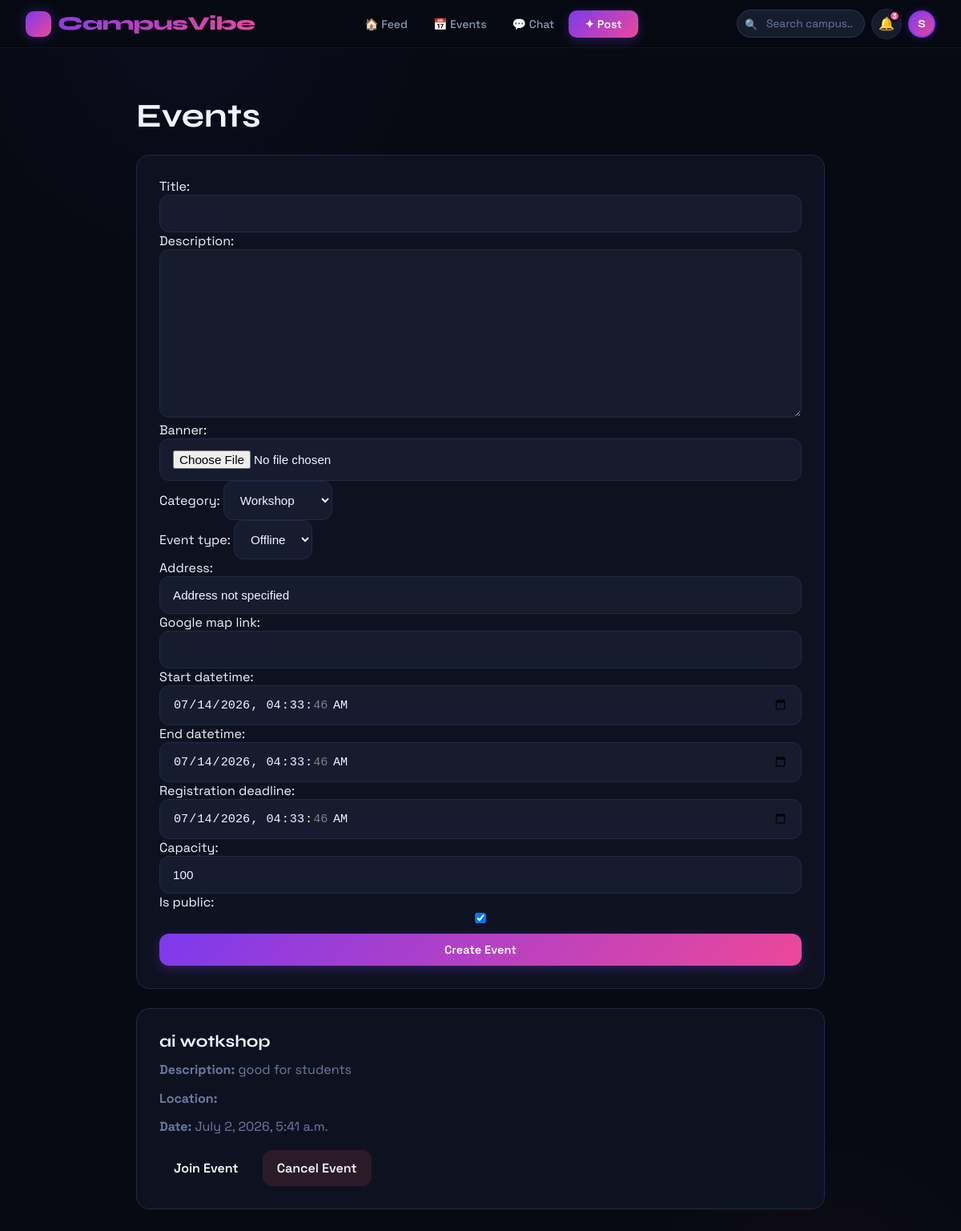
Screenshot of /events/ (signed in) with the database file from the repository.
### event/models.py (models this page shows, shortened)
class Event(models.Model):
    CATEGORY_CHOICES = [
        ("Workshop", "Workshop"),
        ("Seminar", "Seminar"),
        ("Hackathon", "Hackathon"),
        ("Meetup", "Meetup"),
        ("Webinar", "Webinar"),
        ("Competition", "Competition"),
        ("Conference", "Conference"),
        ("Other", "Other"),
    ]
    TYPE_CHOICES = [
        ("Online", "Online"),
        ("Offline", "Offline"),
        ("Hybrid", "Hybrid"),
    ]
    STATUS_CHOICES = [
        ("Upcoming", "Upcoming"),
        ("Ongoing", "Ongoing"),
        ("Completed", "Completed"),
        ("Cancelled", "Cancelled"),
    ]
    organizer = models.ForeignKey(
    User,
    on_delete=models.CASCADE,
    related_name="organized_events",
    null=True,
    blank=True
)
    title = models.CharField(max_length=200)
    description = models.TextField()
    banner = models.ImageField(
        upload_to="event_banners/",
        blank=True,
        null=True
    )
    category = models.CharField(
        max_length=50,
        choices=CATEGORY_CHOICES,
        default="Workshop"
    )
    event_type = models.CharField(
        max_length=20,
        choices=TYPE_CHOICES,
        default="Offline"
    )
    address = models.CharField(
        max_length=300,
        default="Address not specified",
        blank=True
    )
    google_map_link = models.URLField(
        blank=True,
        default=""
    )
    start_datetime = models.DateTimeField(
        default=timezone.now
    )
    end_datetime = models.DateTimeField(
        default=timezone.now
    )
    registration_deadline = models.DateTimeField(
        default=timezone.now
    )
    capacity = models.PositiveIntegerField(
        default=100
    )
    status = models.CharField(
        max_length=20,
        choices=STATUS_CHOICES,
        default="Upcoming"
    )
    is_public = models.BooleanField(
        default=True
    )
    created_at = models.DateTimeField(
        auto_now_add=True
    )
    updated_at = models.DateTimeField(
        auto_now=True
    )

### event/views.py (the view, shortened to what this page needs)
# urls.py: path('events/', views.event_page, name='events'),
@login_required
def event_page(request):
    events = Event.objects.all().order_by('-created_at')
    form = EventForm()
    context = {
        'events': events,
        'form': form
    }
    return render(
        request,
        'event/event.html',
        context
    )

### event/forms.py
class EventForm(forms.ModelForm):
    class Meta:
        model = Event
        fields = [
            "title",
            "description",
            "banner",
            "category",
            "event_type",
            "address",
            "google_map_link",
            "start_datetime",
            "end_datetime",
            "registration_deadline",
            "capacity",
            "is_public",
        ]
        widgets = {
            "start_datetime": forms.DateTimeInput(
                attrs={"type": "datetime-local"}
            ),
            "end_datetime": forms.DateTimeInput(
                attrs={"type": "datetime-local"}
            ),
            "registration_deadline": forms.DateTimeInput(
                attrs={"type": "datetime-local"}
            ),
        }

### event/templates/event/event.html (shortened to what this page needs)
{% extends 'index.html' %}
{% block content %}
<div class="event-page">
    <h1>Events</h1>
    <form method="POST" class="event-form">
        {{ form.as_p }}
        <button type="submit" class="btn btn-primary">Create Event</button>
    </form>
    {% for event in events %}
    <div class="event-card">
        <h3>{{ event.title }}</h3>
        <p><strong>Description:</strong> {{ event.description }}</p>
        <p><strong>Location:</strong> {{ event.location }}</p>
        <p><strong>Date:</strong> {{ event.start_datetime }}</p>
        <div class="event-actions">
            <a class="join-btn" href="{% url 'join_event' event.id %}">Join Event</a>
            <a class="cancel-btn" href="{% url 'delete_event' event.id %}">Cancel Event</a>
        </div>
    </div>
    {% endfor %}
</div>
{% endblock %}

### app/templates/index.html (shortened to what this page needs)
<!DOCTYPE html>
<html lang="en">
<head>
</head>
<body>
<nav class="top-nav">
    <a href="/" class="nav-logo">
        <span class="nav-logo-icon">🎓</span>
        CampusVibe
    </a>
    <div class="nav-links-desktop">
        {% if user.is_authenticated %}
            <a href="/feed/" id="nav-feed">🏠 Feed</a>
            <a href="/event/" id="nav-events">📅 Events</a>
            <a href="/chat/" id="nav-chat">💬 Chat</a>
            <a href="/create-post/" class="btn nav-cta-btn">✦ Post</a>
        {% else %}
            <a href="/">Home</a>
            <a href="/register/" class="btn nav-cta-btn">Join Free →</a>
            <a href="/login/">Sign in</a>
        {% endif %}
    </div>
    <div class="nav-right">
        {% if user.is_authenticated %}
            <div class="nav-search-wrap">
                <span class="nav-search-icon">🔍</span>
                <form method="GET" action="/feed/">
                    <input class="nav-search-input" type="text" name="q" placeholder="Search campus..." value="{{ request.GET.q|default:'' }}">
                </form>
            </div>
            <a href="/notifications/" class="nav-icon-btn" title="Notifications">
                🔔
                <span class="notif-badge">3</span>
            </a>
            <a href="/profile/" class="nav-avatar">
                {{ user.username|first|upper }}
            </a>
        {% else %}
            <a href="/login/" class="btn btn-ghost btn-sm">Sign in</a>
        {% endif %}
    </div>
</nav>
<div class="page">
    {% block content %}
    {% endblock %}
</div>
</body>
</html>

### event/templates/event/event.html (style rules this page uses)
.event-page { max-width: 900px; margin: 0 auto; padding: 60px 20px 100px; }
.event-page h1 { font-family: 'Syne', sans-serif; font-size: 2.6rem; margin-bottom: 24px; color: var(--text); }
.event-form, .event-card { background: var(--surface); border: 1px solid var(--border); border-radius: var(--radius); padding: 28px; margin-bottom: 24px; }
.event-form label, .event-form input, .event-form textarea, .event-form button { width: 100%; }
.event-form input, .event-form textarea, .event-form select { background: var(--surface2); border: 1px solid var(--border); border-radius: 12px; padding: 14px 16px; color: var(--text); font-size: 0.95rem; }
.event-form button { margin-top: 8px; }
.event-card { transition: transform 0.2s ease, box-shadow 0.2s ease; }
.event-card h3 { margin-top: 0; font-family: 'Syne', sans-serif; font-size: 1.3rem; color: var(--text); }
.event-card p { margin: 10px 0; color: var(--muted); line-height: 1.6; }
.event-actions { display: flex; gap: 12px; flex-wrap: wrap; margin-top: 16px; }
.join-btn, .cancel-btn { display: inline-flex; align-items: center; justify-content: center; padding: 12px 18px; border-radius: 12px; text-decoration: none; font-weight: 600; }
.join-btn { background: linear-gradient(135deg, var(--accent), var(--accent2)); color: white; }
.cancel-btn { background: rgba(255,90,110,0.12); color: var(--danger); }

### rows the page displays
Event: title "ai wotkshop", description "good for students", start_datetime "July 2, 2026, 5:41 a.m."

### other values shown
{{ user.username|first|upper }} "S"
